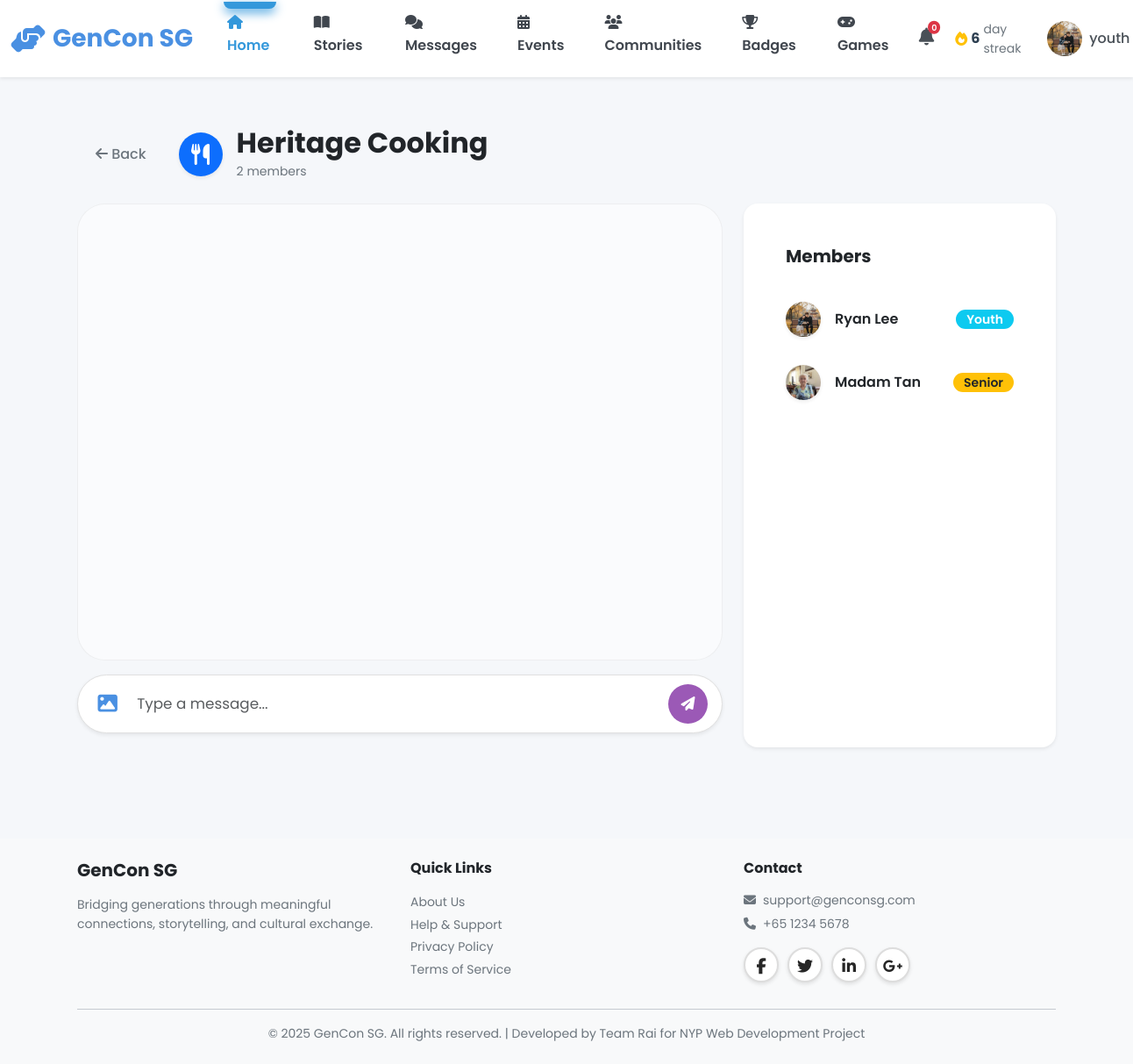
Page /youth/communities/2 (signed in) on the earlier database version.
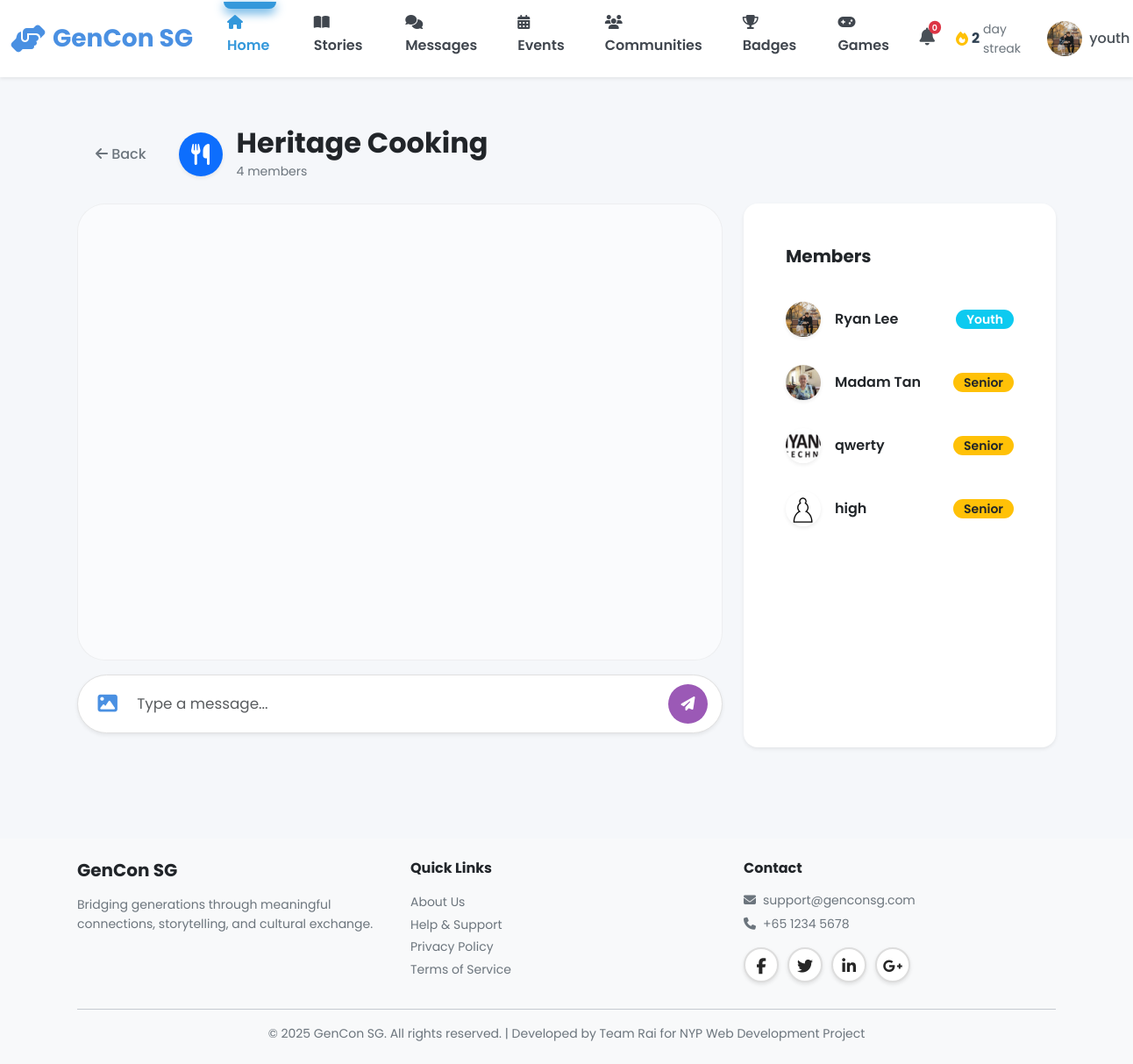
Same page on the later database version.
### models.py (models this page shows, shortened)
class Community(db.Model):
    __tablename__ = 'communities'
    id = db.Column(db.Integer, primary_key=True)
    name = db.Column(db.String(100), nullable=False, unique=True)
    type = db.Column(db.String(20), nullable=False)  # Story, Hobby, Learning
    description = db.Column(db.Text)
    rules = db.Column(db.Text)
    icon = db.Column(db.String(50), default='fas fa-users')
    banner_class = db.Column(db.String(50), default='default')
    tags = db.Column(db.String(255))  # Comma separated tags
    photo_url = db.Column(db.String(255))
    member_count = db.Column(db.Integer, default=0)
    created_by = db.Column(db.Integer, db.ForeignKey('users.id'), nullable=False)
    created_at = db.Column(db.DateTime, default=datetime.utcnow, nullable=False)
    creator = db.relationship('User')
    members = db.relationship('CommunityMember', back_populates='community',
                             lazy='dynamic', cascade='all, delete-orphan')
    posts = db.relationship('CommunityPost', back_populates='community',
                           lazy='dynamic', cascade='all, delete-orphan')

class CommunityMember(db.Model):
    __tablename__ = 'community_members'
    id = db.Column(db.Integer, primary_key=True)
    community_id = db.Column(db.Integer, db.ForeignKey('communities.id'), nullable=False, index=True)
    user_id = db.Column(db.Integer, db.ForeignKey('users.id'), nullable=False, index=True)
    joined_at = db.Column(db.DateTime, default=datetime.utcnow, nullable=False)
    last_viewed_at = db.Column(db.DateTime, default=datetime.utcnow)
    community = db.relationship('Community', back_populates='members')
    user = db.relationship('User')
    __table_args__ = (db.UniqueConstraint('community_id', 'user_id', name='unique_community_user'),)

class User(db.Model):
    __tablename__ = 'users'
    id = db.Column(db.Integer, primary_key=True)
    username = db.Column(db.String(80), unique=True, nullable=False, index=True)
    password_hash = db.Column(db.String(255), nullable=False)
    email = db.Column(db.String(120), unique=True, nullable=False, index=True)
    full_name = db.Column(db.String(120), nullable=False)
    phone = db.Column(db.String(20))
    age = db.Column(db.Integer, nullable=False)
    bio = db.Column(db.Text)  # User biography
    school = db.Column(db.String(255))  # School or organization for youth
    role = db.Column(db.String(20), nullable=False)  # 'senior', 'youth', or 'admin'
    elo = db.Column(db.Integer, default=1200) # Default ELO rating
    profile_picture = db.Column(db.String(255), default='images/default-avatar.png')
    disable_reason = db.Column(db.Text)
    interests_json = db.Column(db.Text)  # Stores interests as JSON array
    languages_json = db.Column(db.Text)  # Stores languages as JSON array
    accessibility_settings_json = db.Column(db.Text)  # Stores settings as JSON object
    created_at = db.Column(db.DateTime, default=datetime.utcnow, nullable=False)
    last_active = db.Column(db.DateTime, default=datetime.utcnow, nullable=False)
    is_active = db.Column(db.Boolean, default=True)
    stories = db.relationship('Story', back_populates='user', lazy='dynamic')
    sent_messages = db.relationship('Message', foreign_keys='Message.sender_id',
                                   back_populates='sender', lazy='dynamic')
    received_messages = db.relationship('Message', foreign_keys='Message.recipient_id',
                                       back_populates='recipient', lazy='dynamic')
    senior_pairs = db.relationship('Pair', foreign_keys='Pair.senior_id',
                                   back_populates='senior', lazy='dynamic')
    youth_pairs = db.relationship('Pair', foreign_keys='Pair.youth_id',
                                 back_populates='youth', lazy='dynamic')
    streak = db.relationship('Streak', back_populates='user', uselist=False)
    badges = db.relationship('Badge', back_populates='user', lazy='dynamic')
    checkins = db.relationship('Checkin', back_populates='user', lazy='dynamic')
    @property
    def interests(self):
        """Get interests as Python list from JSON string."""
        if self.interests_json:
            return json.loads(self.interests_json)
        return []
    @interests.setter
    def interests(self, value):
        """Set interests from Python list, store as JSON string."""
        self.interests_json = json.dumps(value)
    @property
    def languages(self):
        """Get languages as Python list from JSON string."""
        if self.languages_json:
            return json.loads(self.languages_json)
        return []
    @languages.setter
    def languages(self, value):
        """Set languages from Python list, store as JSON string."""
        self.languages_json = json.dumps(value)
    @property
    def accessibility_settings(self):
        """Get accessibility settings as Python dict from JSON string."""
        if self.accessibility_settings_json:
            return json.loads(self.accessibility_settings_json)
        return {}

### blueprints/youth.py (the view)
@youth_bp.route('/communities/<int:community_id>')
@login_required
def view_community(community_id):
    community = Community.query.get_or_404(community_id)
    user_id = session['user_id']
    member = CommunityMember.query.filter_by(
        community_id=community_id,
        user_id=user_id
    ).first()
    if not member:
        flash('You must join this community to view the chat.', 'warning')
        return redirect(url_for('youth.communities'))
    member.last_viewed_at = datetime.utcnow()
    db.session.commit()
    posts = CommunityPost.query.filter_by(community_id=community_id)\
        .order_by(CommunityPost.created_at.asc()).all()
    members = community.members.all()
    return render_template('youth/community_chat.html', community=community, posts=posts, user_id=user_id, members=members)

### app.py (called while the page is built)
@app.context_processor
def inject_user():
    user_streak = 0
    if 'user_id' in session:
        from models import Streak
        streak = Streak.query.filter_by(user_id=session['user_id']).first()
        if streak:
            user_streak = streak.current_streak
    return dict(session=session, user_streak=user_streak)

@app.after_request
def add_security_headers(response):
    csp = (
        "default-src 'self'; "
        "script-src 'self' 'unsafe-inline' 'unsafe-eval' blob: https://cdn.jsdelivr.net https://cdnjs.cloudflare.com; "
        "style-src 'self' 'unsafe-inline' https://cdn.jsdelivr.net https://cdnjs.cloudflare.com https://fonts.googleapis.com; "
        "font-src 'self' https://cdnjs.cloudflare.com https://fonts.gstatic.com; "
        "img-src 'self' data: blob: https:; "
        "connect-src 'self' ws: wss: https://cdn.jsdelivr.net https://cdnjs.cloudflare.com; "
        "worker-src 'self' blob:;"
    )
    response.headers['Content-Security-Policy'] = csp
    return response

### templates/youth/community_chat.html (shortened to what this page needs)
{% extends "base.html" %}
{% block body_class %}youth-dashboard{% endblock %}
{% block extra_css %}
<link rel="stylesheet" href="{{ url_for('static', filename='css/chat.css') }}">
{% endblock %}
{% block content %}
<div class="container py-4">
    <div class="d-flex align-items-center mb-4">
        <a href="{{ url_for('youth.communities') }}" class="btn btn-outline-secondary me-3 rounded-pill">
            <i class="fas fa-arrow-left"></i> Back
        </a>
        <div class="d-flex align-items-center">
            <div class="rounded-circle bg-primary text-white d-flex align-items-center justify-content-center me-3 shadow-sm" style="width: 50px; height: 50px; font-size: 1.5rem;">
                <i class="{{ community.icon }}"></i>
            </div>
            <div>
                <h2 class="mb-0 fw-bold">{{ community.name }}</h2>
                <small class="text-muted">{{ community.member_count }} members</small>
            </div>
        </div>
    </div>
    <div class="row">
        <div class="col-lg-8">
            <div class="modern-chat-interface">
                <div class="message-feed" id="chat-messages">
                </div>
                <div class="input-area-modern position-relative">
                    <form id="chat-form">
                        <div class="pill-input-wrapper shadow-sm">
                            <button type="button" class="btn emoji-trigger" onclick="document.getElementById('photo-upload').click()">
                                <i class="fas fa-image text-primary"></i>
                            </button>
                            <input type="text" id="message-input" class="form-control auto-expand" placeholder="Type a message..." autocomplete="off">
                            <button type="submit" class="btn circle-send-btn">
                                <i class="fas fa-paper-plane"></i>
                            </button>
                        </div>
                    </form>
                </div>
            </div>
        </div>
        <div class="col-lg-4 d-none d-lg-block">
            <div class="card shadow-sm h-100 border-0 rounded-4">
                <div class="card-header bg-white border-0 pt-4 px-4">
                    <h5 class="mb-0 fw-bold">Members</h5>
                </div>
                <div class="card-body p-0" style="max-height: 70vh; overflow-y: auto;">
                    <ul class="list-group list-group-flush">
                        {% for member in members %}
                            <li class="list-group-item d-flex align-items-center px-4 py-3 border-0">
                                <a href="{{ url_for('youth.public_profile', user_id=member.user_id) }}" class="d-flex align-items-center text-decoration-none text-dark w-100">
                                    <img src="{{ url_for('static', filename=member.user.profile_picture|fix_pfp) }}" class="rounded-circle me-3 shadow-sm" style="width: 40px; height: 40px; object-fit: cover;">
                                    <span class="fw-semibold">{{ member.user.full_name }}</span>
                                </a>
                                {% if member.user.role == 'senior' %}
                                    <span class="badge bg-warning text-dark ms-auto rounded-pill">Senior</span>
                                {% else %}
                                    <span class="badge bg-info text-white ms-auto rounded-pill">Youth</span>
                                {% endif %}
                            </li>
                        {% endfor %}
                    </ul>
                </div>
            </div>
        </div>
    </div>
</div>
{% endblock %}

Differences in the rows shown:
changed Community "Heritage Cooking": member_count "2" → "4"
added CommunityMember: profile_picture (picture), user.full_name "qwerty", shows "Senior"
added CommunityMember: profile_picture (placeholder picture), user.full_name "high", shows "Senior"
Other differences:
{{ user_streak|default(0) }}: "6" → "2"
